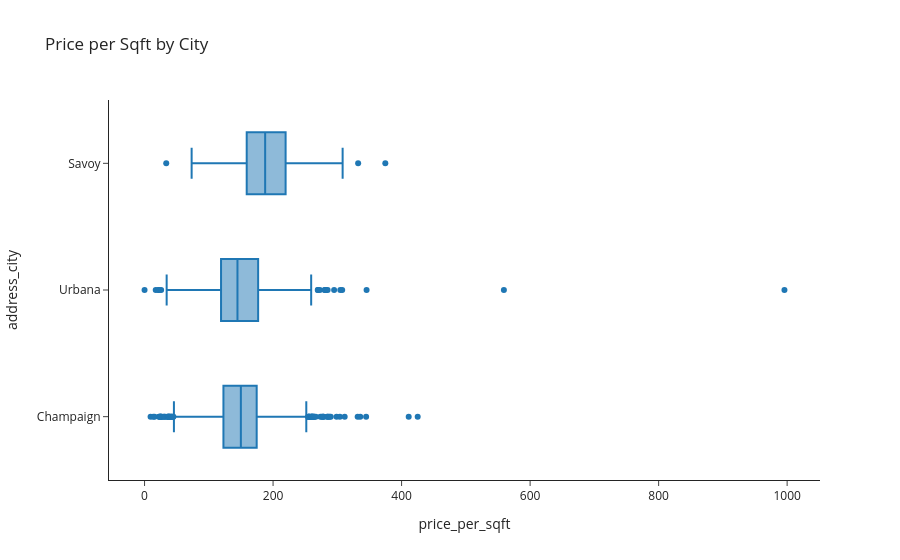

Notebook code cell kept with this figure:
### Markdown cell above
Notice that the distributions for the three cities overlap heavily, even though their *median total prices* differ — this is because Savoy and parts of Urbana have larger lots and bigger homes, not necessarily more expensive *space*.

### Code cell
fig = px.box(
    df,
    x="price_per_sqft",
    y="address_city",
    title="Price per Sqft by City",
    template="simple_white",
)
fig.show()

### Figure 1 — Plotly figure (JSON) as saved in the notebook; plotly's stock layout.template omitted (floating-point values rounded to 4 significant figures; data arrays with more than 128 entries replaced by an {"elided": "..."} marker saying what was removed)
{"data": [{"alignmentgroup": "True", "hovertemplate": "price_per_sqft=%{x}<br>address_city=%{y}<extra></extra>", "legendgroup": "", "marker": {"color": "#1F77B4"}, "name": "", "notched": false, "offsetgroup": "", "orientation": "h", "showlegend": false, "type": "box", "x": {"elided": "3737 float values"}, "x0": " ", "xaxis": "x", "y": {"elided": "3737 str values"}, "y0": " ", "yaxis": "y"}], "layout": {"boxmode": "group", "legend": {"tracegroupgap": 0}, "title": {"text": "Price per Sqft by City"}, "xaxis": {"anchor": "y", "domain": [0, 1], "title": {"text": "price_per_sqft"}}, "yaxis": {"anchor": "x", "domain": [0, 1], "title": {"text": "address_city"}}}}
